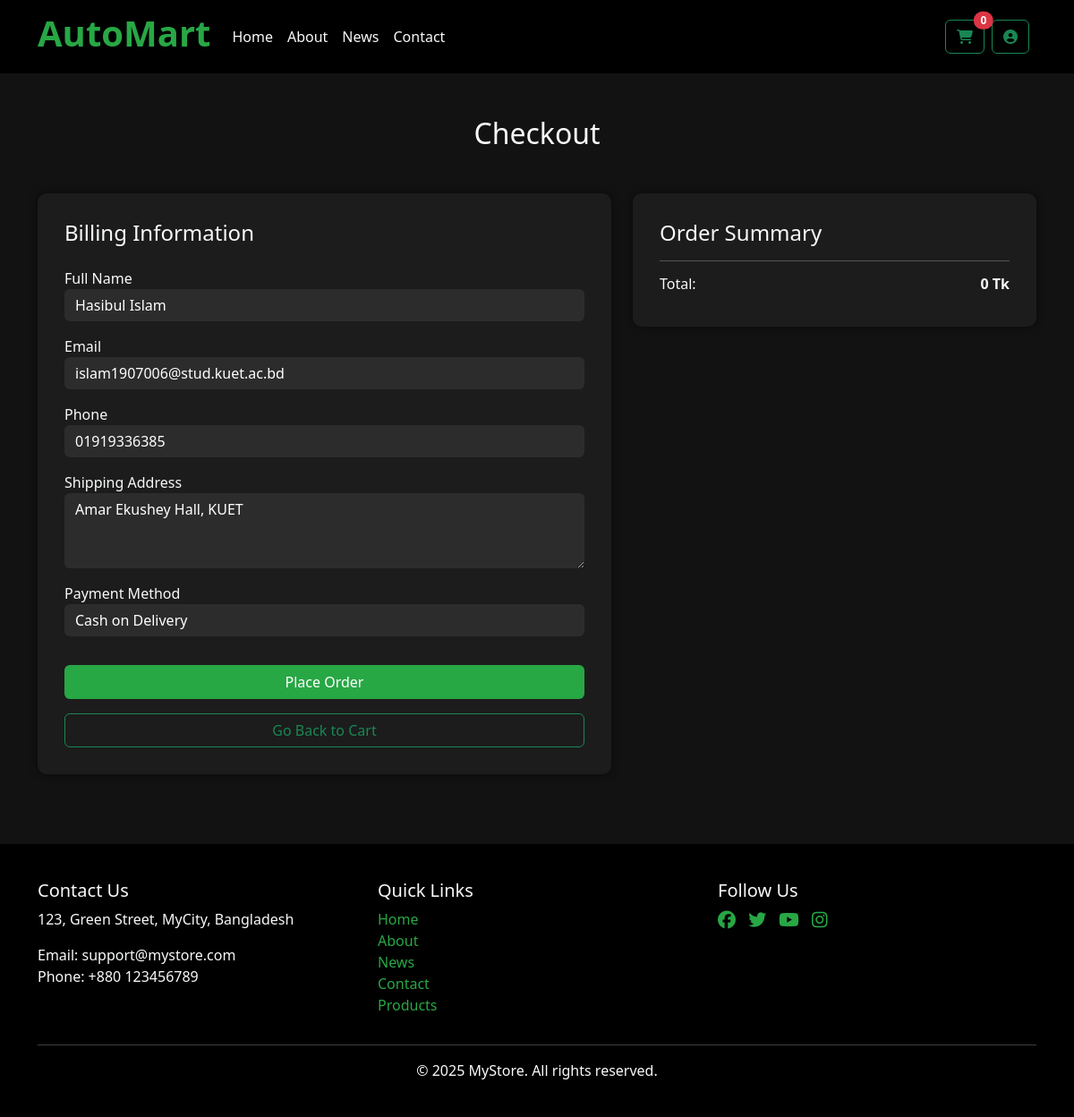
Page /checkout (signed in) on the committed database.
### myapp/models.py (models this page shows)
class User(AbstractUser):
    ROLE_CHOICES = [
        ('user', 'User'),
        ('admin', 'Admin'),
    ]
    profile_image = models.ImageField(upload_to='profile_images/', null=True, blank=True)
    phone = models.CharField(max_length=20, null=True, blank=True)
    address = models.CharField(max_length=200, null=True, blank=True)
    role = models.CharField(max_length=5, choices=ROLE_CHOICES, default='user')
    fullname = models.CharField(max_length=150, default='')

### myapp/views.py (the view)
def checkout(request):
    if not request.user.is_authenticated:
        total_cart = 0
        return redirect('/login')
    else:
        total_cart = Cart.objects.filter(user=request.user).count()
    user = request.user
    cart_items = Cart.objects.filter(user=user)
    total_price = sum(item.get_total_price() for item in cart_items)
    return render(request, 'checkout.html', {'cart_items': cart_items, 'total_price': total_price, 'total_cart': total_cart})

### template/checkout.html (shortened to what this page needs)
{% load static %}
<!DOCTYPE html>
<html lang="en">
<head>
    <link href="https://cdn.jsdelivr.net/npm/bootstrap@5.3.3/dist/css/bootstrap.min.css" rel="stylesheet">
    <link rel="stylesheet" href="https://cdnjs.cloudflare.com/ajax/libs/font-awesome/6.5.0/css/all.min.css">
</head>
<body>
<nav class="navbar navbar-expand-lg navbar-dark sticky-top">
    <div class="container">
        <a class="navbar-brand" href="/">
            <h1 class="fw-bold">AutoMart</h1>
        </a>
        <div class="collapse navbar-collapse" id="navbarContent">
            <ul class="navbar-nav me-auto mb-2 mb-lg-0">
                <li class="nav-item"><a class="nav-link" href="/">Home</a></li>
                <li class="nav-item"><a class="nav-link" href="#">About</a></li>
                <li class="nav-item"><a class="nav-link" href="#">News</a></li>
                <li class="nav-item"><a class="nav-link" href="#">Contact</a></li>
            </ul>
            <div class="d-flex align-items-center">
                {% if user.is_authenticated %}
                    <a href="/cart" class="btn btn-outline-success me-2 position-relative">
                        <i class="fas fa-shopping-cart"></i>
                        <span class="position-absolute top-0 start-100 translate-middle badge rounded-pill bg-danger">
                            {{ total_cart }}
                        </span>
                    </a>
                    <a href="{% url 'profile' %}" class="btn btn-outline-success me-2">
                        <i class="fas fa-user-circle"></i>
                    </a>
                {% else %}
                    <a href="{% url 'login' %}" class="btn btn-outline-success me-2">Log In</a>
                    <a href="{% url 'signup' %}" class="btn btn-success">Sign Up</a>
                {% endif %}
            </div>
        </div>
    </div>
</nav>
<div class="container my-5">
    <h2 class="text-center mb-5">Checkout</h2>
    <div class="row">
        <div class="col-md-7">
            <div class="checkout-box">
                <h4 class="mb-4">Billing Information</h4>
                <form method="POST" action="/place_order">
                    <div class="mb-3">
                        <label>Full Name</label>
                        <input type="text" name="fullname" class="form-control" value="{{ user.fullname }}" required>
                    </div>
                    <div class="mb-3">
                        <label>Email</label>
                        <input type="email" name="email" class="form-control" value="{{ user.email }}" required>
                    </div>
                    <div class="mb-3">
                        <label>Phone</label>
                        <input type="text" name="phone" class="form-control" value="{{ user.phone }}" required>
                    </div>
                    <div class="mb-3">
                        <label>Shipping Address</label>
                        <textarea name="address" class="form-control" rows="3" required>{{ user.address }}</textarea>
                    </div>
                    <div class="mb-3">
                        <label>Payment Method</label>
                        <select name="payment_method" class="form-control" required>
                            <option value="cod">Cash on Delivery</option>
                        </select>
                    </div>
                    <button type="submit" class="btn btn-checkout mt-3">Place Order</button>
                </form>
                <a href="{% url 'cart' %}" class="btn btn-outline-success mt-3 w-100">Go Back to Cart</a>
            </div>
        </div>
        <div class="col-md-5">
            <div class="checkout-box">
                <h4>Order Summary</h4>
                <hr>
                <div class="d-flex justify-content-between">
                    <h6>Total:</h6>
                    <h6><strong>{{ total_price }} Tk</strong></h6>
                </div>
            </div>
        </div>
    </div>
</div>
<footer>
    <div class="container">
        <div class="row">
            <div class="col-md-4">
                <h5>Contact Us</h5>
                <p>123, Green Street, MyCity, Bangladesh</p>
                <p>Email: support@mystore.com<br>Phone: +880 123456789</p>
            </div>
            <div class="col-md-4">
                <h5>Quick Links</h5>
                <ul class="list-unstyled">
                    <li><a href="#">Home</a></li>
                    <li><a href="#">About</a></li>
                    <li><a href="#">News</a></li>
                    <li><a href="#">Contact</a></li>
                    <li><a href="#">Products</a></li>
                </ul>
            </div>
            <div class="col-md-4">
                <h5>Follow Us</h5>
                <a href="https://facebook.com"><i class="fab fa-facebook fa-lg"></i></a>
                <a href="https://twitter.com"><i class="fab fa-twitter fa-lg"></i></a>
                <a href="https://youtube.com"><i class="fab fa-youtube fa-lg"></i></a>
                <a href="https://instagram.com"><i class="fab fa-instagram fa-lg"></i></a>
            </div>
        </div>
        <hr>
        <p class="text-center mb-0">&copy; 2025 MyStore. All rights reserved.</p>
    </div>
</footer>
</body>
</html>

### template/checkout.html (style rules this page uses)
body { background-color: #121212; color: #f8f9fa; }
.navbar { background-color: #000; }
.navbar-brand { font-weight: bold; color: #28a745 !important; }
.navbar-nav .nav-link { color: #f8f9fa !important; }
.checkout-box { background-color: #1c1c1c; padding: 30px; border-radius: 10px; margin-bottom: 30px; box-shadow: 0 0 10px rgba(0,0,0,0.5); }
.form-control { background-color: #2c2c2c; border: none; color: #fff; }
.btn-checkout { background-color: #28a745; color: white; width: 100%; }
footer { background-color: #000; color: #f8f9fa; padding: 40px 0; }
footer a { color: #28a745; text-decoration: none; margin-right: 10px; }

### rows in the picture
User: fullname "Hasibul Islam", email "islam1907006@stud.kuet.ac.bd", phone "01919336385", address "Amar Ekushey Hall, KUET"

### other values in the picture
{{ total_cart }} "0"
{{ total_price }} "0"
